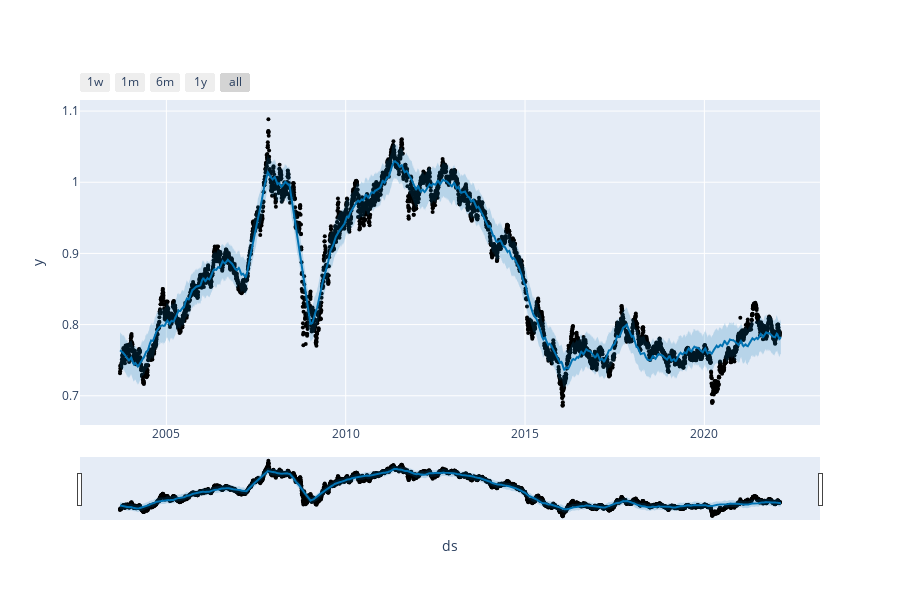

Notebook code cell kept with this figure:
### Code cell
from prophet.plot import plot_plotly, plot_components_plotly

plot_plotly(predictor.m, predictor.forecast)

### Figure 1 — Plotly figure (JSON) as saved in the notebook; plotly's stock layout.template omitted (floating-point values rounded to 4 significant figures; data arrays with more than 128 entries replaced by an {"elided": "..."} marker saying what was removed)
{"data": [{"marker": {"color": "black", "size": 4}, "mode": "markers", "name": "Actual", "x": {"elided": "4787 str values"}, "y": {"elided": "4787 float values"}, "type": "scatter"}, {"hoverinfo": "skip", "line": {"width": 0}, "mode": "lines", "x": {"elided": "4794 str values"}, "y": {"elided": "4794 float values"}, "type": "scatter"}, {"fill": "tonexty", "fillcolor": "rgba(0, 114, 178, 0.2)", "line": {"color": "#0072B2", "width": 2}, "mode": "lines", "name": "Predicted", "x": {"elided": "4794 str values"}, "y": {"elided": "4794 float values"}, "type": "scatter"}, {"fill": "tonexty", "fillcolor": "rgba(0, 114, 178, 0.2)", "hoverinfo": "skip", "line": {"width": 0}, "mode": "lines", "x": {"elided": "4794 str values"}, "y": {"elided": "4794 float values"}, "type": "scatter"}], "layout": {"height": 600, "showlegend": false, "width": 900, "xaxis": {"rangeselector": {"buttons": [{"count": 7, "label": "1w", "step": "day", "stepmode": "backward"}, {"count": 1, "label": "1m", "step": "month", "stepmode": "backward"}, {"count": 6, "label": "6m", "step": "month", "stepmode": "backward"}, {"count": 1, "label": "1y", "step": "year", "stepmode": "backward"}, {"step": "all"}]}, "rangeslider": {"visible": true}, "title": {"text": "ds"}, "type": "date"}, "yaxis": {"title": {"text": "y"}}}}
